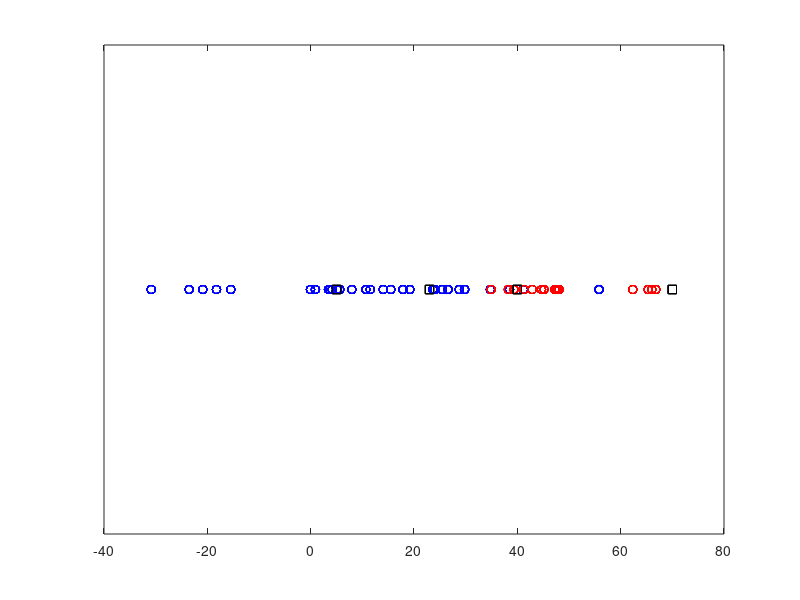
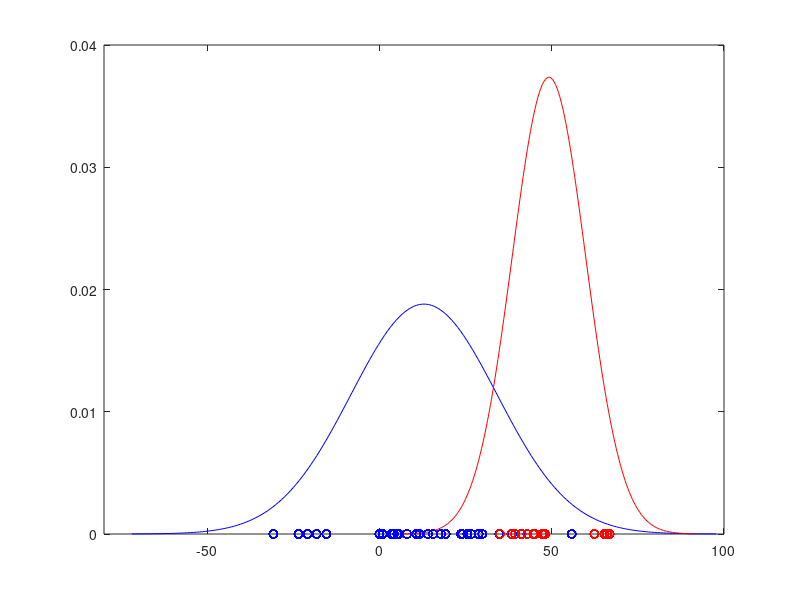
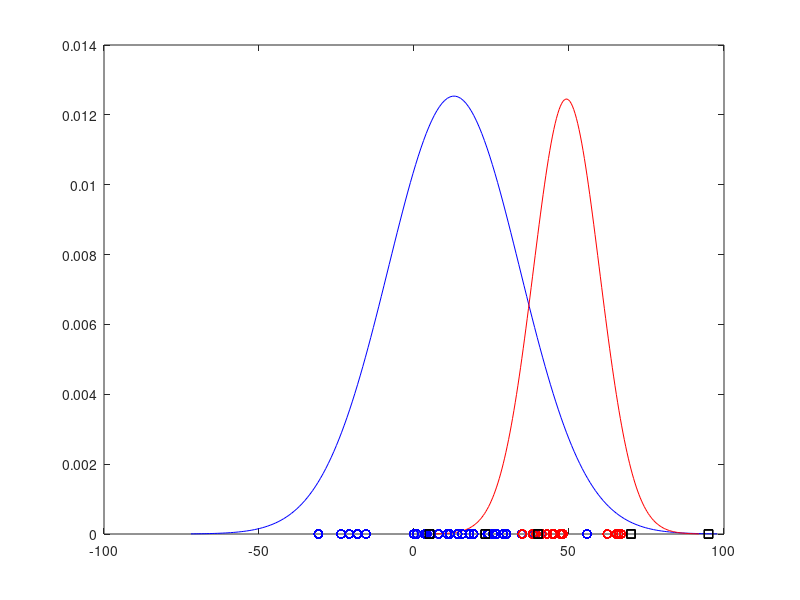

These charts were generated, in order, by the following MATLAB code: (Note: this script raises an error after producing the figures.)
function f = one()

load('normdist(1).mat');


figure(1);
plot(S1, zeros(length(S1)), 'bo');
hold on;
plot(S2, zeros(length(S2)), 'ro');
hold on;
plot(T, zeros(length(T)), 'ks');
set(gca, 'YTick', 0:0:0);
set(gca, 'YTickLabel', {'','',''});
axis([-40 80 -0.1 0.1]);

figure(2);
maxEst=mle(S1);
muS1=maxEst(1);
sgS1=maxEst(2);
xS1=linspace(muS1-4*sgS1,muS1+4*sgS1,200);
pdfS1=1/sqrt(2*pi)/sgS1*exp(-(xS1-muS1).^2/(2*sgS1^2));
plot(xS1,pdfS1,'b');
axis([-80 100 0 0.04]);

hold on;

maxEst=mle(S2);
muS2=maxEst(1);
sgS2=maxEst(2);
xS2=linspace(muS2-4*sgS2,muS2+4*sgS2,200);
pdfS2=1/sqrt(2*pi)/sgS2*exp(-(xS2-muS2).^2/(2*sgS2^2));
plot(xS2,pdfS2,'r');

plot(S1, zeros(length(S1)), 'bo');
plot(S2, zeros(length(S2)), 'ro');

P_1 = length(S1)/(length(S1) + length(S2));
P_2 = length(S2)/(length(S1) + length(S2));

figure(3)

plot(xS1,pdfS1.*P_1, 'b');
hold on;
plot(xS2,pdfS2.*P_2, 'r');

plot(S1, zeros(length(S1)), 'bo');
plot(S2, zeros(length(S2)), 'ro');
plot(T, zeros(length(T)), 'ks');

syms x;
solve(1/sqrt(2*pi)/sgS1*exp(-(x-muS1).^2/(2*sgS1^2))*P_1 == 1/sqrt(2*pi)/sgS2*exp(-(x-muS2).^2/(2*sgS2^2)) * P_2, x==0, x)



end